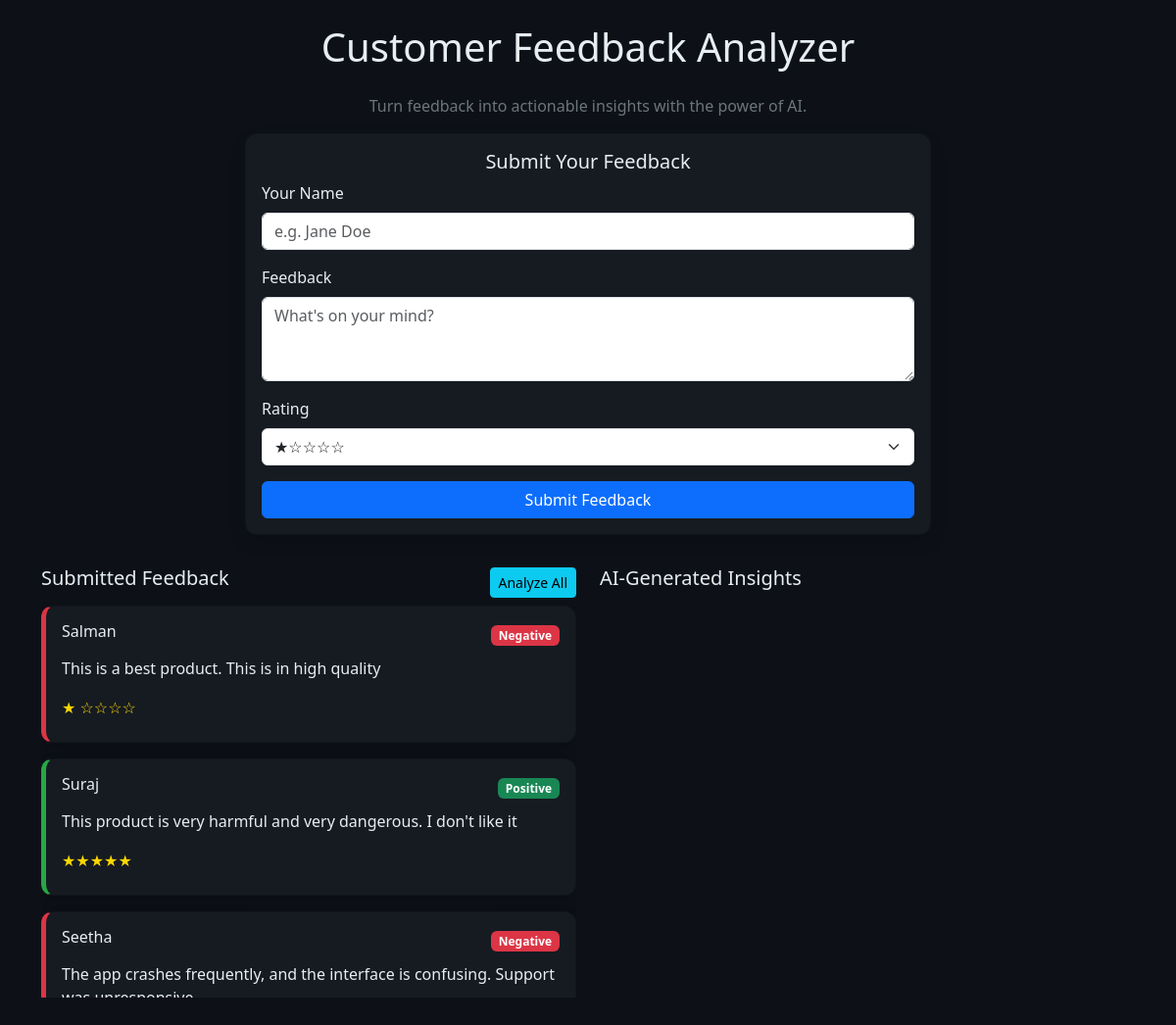
The page / on the database its author committed.
### tables this page shows
CREATE TABLE feedback (
                id INTEGER PRIMARY KEY AUTOINCREMENT,
                name TEXT NOT NULL,
                feedback_text TEXT NOT NULL,
                rating INTEGER,
                CHECK(rating IS NULL OR rating BETWEEN 1 AND 5)
            );

### app.py (the view, shortened to what this page needs)
@app.route('/', methods=['GET', 'POST'])
def index():
    try:
        with get_db() as conn:
            cursor = conn.cursor()
            cursor.execute('SELECT id, name, feedback_text, rating FROM feedback ORDER BY id DESC')
            feedbacks = cursor.fetchall()
            if request.method == 'POST' and 'toggle_feedback' in request.form:
                return render_template('index.html', feedbacks=feedbacks, show_feedback=True)
            return render_template('index.html', feedbacks=feedbacks, show_feedback=False)
    except sqlite3.Error as e:
        logger.error(f"Database error in index: {str(e)}")
        return render_template('index.html', feedbacks=[], error=f"Database error: {str(e)}")
    except Exception as e:
        logger.error(f"Unexpected error in index: {str(e)}")
        return render_template('index.html', feedbacks=[], error=f"Unexpected error: {str(e)}")

### app.py (called while the page is built)
def get_db():
    conn = sqlite3.connect(DATABASE)
    conn.row_factory = sqlite3.Row  # Allows accessing columns by name
    return conn

### templates/index.html (shortened to what this page needs)
<!DOCTYPE html>
<html lang="en">
<head>
  <link href="https://cdn.jsdelivr.net/npm/bootstrap@5.3.0/dist/css/bootstrap.min.css" rel="stylesheet">
</head>
<body>
  <div class="container py-4">
    <h1 class="text-center mb-4">Customer Feedback Analyzer</h1>
    <p class="text-center text-secondary">Turn feedback into actionable insights with the power of AI.</p>
    <div class="card form-card shadow">
      <div class="card-body">
        <h5 class="card-title text-center">Submit Your Feedback</h5>
        <form method="POST" action="/">
          <div class="mb-3">
            <label for="name" class="form-label">Your Name</label>
            <input type="text" class="form-control" id="name" name="name" placeholder="e.g. Jane Doe" required>
          </div>
          <div class="mb-3">
            <label for="feedback_text" class="form-label">Feedback</label>
            <textarea class="form-control" id="feedback_text" name="feedback_text" placeholder="What's on your mind?" rows="3" required></textarea>
          </div>
          <div class="mb-3">
            <label for="rating" class="form-label">Rating</label>
            <select class="form-select" id="rating" name="rating" required>
              <option value="1">★☆☆☆☆</option>
            </select>
          </div>
          <button type="submit" class="btn btn-primary w-100">Submit Feedback</button>
        </form>
      </div>
    </div>
    <div class="row">
      <div class="col-md-6 mb-4">
        <div class="d-flex justify-content-between align-items-center mb-2">
          <h5>Submitted Feedback</h5>
          <form method="POST" action="/analyze">
            <button type="submit" class="btn btn-info btn-sm">Analyze All</button>
          </form>
        </div>
        <div class="feedback-carousel">
          <div class="feedback-track">
            {% for fb in feedbacks %}
            <div class="card feedback-card shadow
              {% if fb['rating'] >= 4 %}positive{%
                 elif fb['rating'] == 3 %}neutral{%
                 else %}negative{% endif %}">
              <div class="card-body">
                <div class="d-flex justify-content-between align-items-center">
                  <h6 class="card-title">{{ fb['name'] }}</h6>
                  {% if fb['rating'] >= 4 %}
                    <span class="badge bg-success">Positive</span>
                  {% elif fb['rating'] == 3 %}
                    <span class="badge bg-warning text-dark">Neutral</span>
                  {% else %}
                    <span class="badge bg-danger">Negative</span>
                  {% endif %}
                </div>
                <p class="card-text mt-2">{{ fb['feedback_text'] }}</p>
                <div class="stars">
                  {% for i in range(fb['rating']) %}★{% endfor %}
                  {% for i in range(5 - fb['rating']) %}☆{% endfor %}
                </div>
              </div>
            </div>
            {% endfor %}
          </div>
        </div>
      </div>
      <div class="col-md-6 mb-4">
        <h5>AI-Generated Insights</h5>
      </div>
    </div>
  </div>
</body>
</html>

### templates/index.html (style rules this page uses)
body { background-color: #0d1117; color: #e6edf3; font-family: "Segoe UI", sans-serif; }
.card { background-color: #161b22; border-radius: 12px; color: #e6edf3; box-shadow: 0 4px 10px rgba(0,0,0,0.5); }
.form-card { max-width: 700px; margin: 0 auto 2rem auto; }
.feedback-card { min-height: 140px; transition: transform 0.3s ease; margin-bottom: 1rem; }
.positive { border-left: 5px solid #28a745; }
.negative { border-left: 5px solid #dc3545; }
.feedback-carousel { height: 400px; overflow: hidden; position: relative; }
.feedback-track { display: flex; flex-direction: column; animation: scrollY 18s linear infinite; }
.stars { color: #ffd700; }

### rows shown on the page
feedback: name "Salman", rating "Negative", feedback_text "This is a best product. This is in high quality"
feedback: name "Suraj", rating "Positive", feedback_text "This product is very harmful and very dangerous. I don't like it"
feedback: name "Seetha", rating "Negative", feedback_text "The app crashes frequently, and the interface is confusing. Support…"
